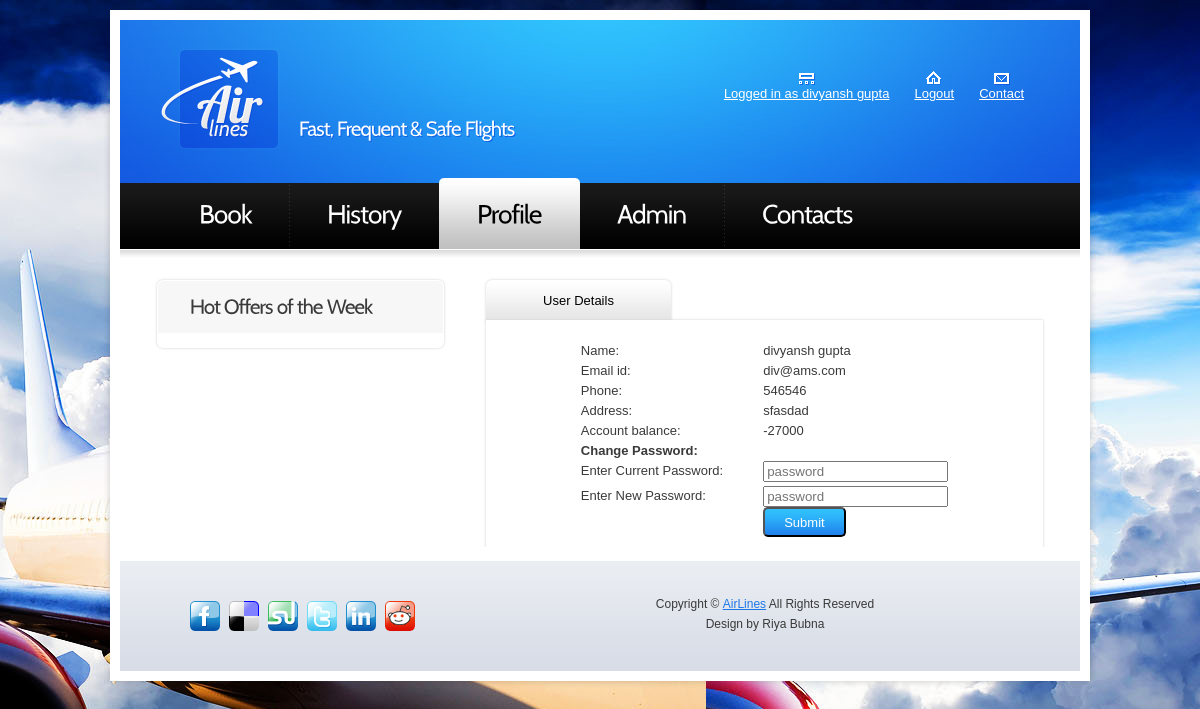
The app's page /profile.php (signed in) with its own data.
### tables this page shows
CREATE TABLE IF NOT EXISTS `users` (
`id` int(10) unsigned NOT NULL,
  `email` varchar(30) NOT NULL,
  `password` varchar(30) NOT NULL,
  `first_name` varchar(30) NOT NULL,
  `last_name` varchar(30) NOT NULL,
  `phone` varchar(30) NOT NULL,
  `address` varchar(30) NOT NULL,
  `isadmin` int(11) NOT NULL DEFAULT '0',
  `balance` int(11) NOT NULL DEFAULT '0'
);

### profile.php (the view, shortened to what this page needs)
<!DOCTYPE html>
<html lang="en">
<head>
<link rel="stylesheet" href="css/reset.css" type="text/css" media="all">
<link rel="stylesheet" href="css/layout.css" type="text/css" media="all">
<link rel="stylesheet" href="css/style.css" type="text/css" media="all">
</head>
<body id="page3">
<div class="main">
  <?php
  echo '<header>';
  include_once 'header.php';
echo '<nav>
<ul id="menu">
<li><a href="book.php"><span><span>Book</span></span></a></li>
<li><a href="history.php"><span><span>History</span></span></a></li>
<li id="menu_active"><a href="profile.php"><span><span>Profile</span></span></a></li>';
if($user['isadmin'] == 1) {
  echo '<li><a href="admin.php"><span><span>Admin</span></span></a></li>';
}
echo '<li class="end"><a href="contacts.php"><span><span>Contacts</span></span></a></li>
</ul>
</nav>
</header>';
?>
  <section id="content">
    <div class="wrapper pad1">
      <article class="col1">
        <?php include 'offers.php'; ?>
      </article>
      <article class="col2">
        <div class="tabs2">
          <ul class="nav">
            <li class="selected"><a href="#Flight">User Details</a></li>
          </ul>
          <div class="content" align="center">
          <table style="margin-left: 20px; margin-right: 20px;">
          <br>
            <tr>
              <td style="padding-left:20px;padding-right:20px;">Name:</td>
              <td style="padding-left:20px;padding-right:20px;"><?php echo $user['first_name'].' '.$user['last_name']; ?></td>
            </tr>
            <tr>
              <td style="padding-left:20px;padding-right:20px;">Email id:</td>
              <td style="padding-left:20px;padding-right:20px;"><?php echo $user['email']; ?></td>
            </tr>
            <tr>
              <td style="padding-left:20px;padding-right:20px;">Phone:</td>
              <td style="padding-left:20px;padding-right:20px;"><?php echo $user['phone']; ?></td>
            </tr>
            <tr>
              <td style="padding-left:20px;padding-right:20px;">Address:</td>
              <td style="padding-left:20px;padding-right:20px;"><?php echo $user['address']; ?></td>
            </tr>
            <tr>
              <td style="padding-left:20px;padding-right:20px;">Account balance:</td>
              <td style="padding-left:20px;padding-right:20px;"><?php echo $user['balance']; ?></td>
            </tr>
            <tr>
              <td style="padding-left:20px;padding-right:20px;"><strong>Change Password:</strong></td>
              <td style="padding-left:20px;padding-right:20px;"></td>
            </tr>
            <tr>
              <td style="padding-left:20px;padding-right:20px;">Enter Current Password:</td>
              <td style="padding-left:20px;padding-right:20px;">
                <div class="wrapper">
                <form id="form_1" method="post">
                <div class="row">
                <input type="password" name="current_password" placeholder="password" required></div>
                </div>
              </td>
            </tr>
            <tr>
              <td style="padding-left:20px;padding-right:20px;">Enter New Password:</td>
              <td style="padding-left:20px;padding-right:20px;">
                <div class="wrapper">
                <div class="row">
                <input type="password" name="new_password" placeholder="password" required></div>
                <button name="change_pw_submit" type="add_flight_submit" class="button1" id="loginbtn">Submit</button>
                </div>
              </td>
            </tr>
          </table>
          </div>
        </div>
      </article>
    </div>
  </section>
  <footer>
    <?php include_once('footer.php'); ?>
  </footer>
</div>
</body>
</html>

### header.php (shortened to what this page needs)
<?php
include_once 'db_connect.php';
$res = $mysqli->query(sprintf('SELECT * FROM users WHERE id = %d', $_SESSION['user_id']));
$user = $res->fetch_array();
echo '<div class="wrapper">
<h1><a href="home.php" id="logo">AirLines</a></h1>
<span id="slogan">Fast, Frequent &amp; Safe Flights</span>
<nav id="top_nav">
<ul>
<li><a href="profile.php" class="nav2">Logged in as ';
echo $user['first_name']. ' '.$user['last_name']. '</a></li>';
echo '<li><a href="process_logout.php" class="nav1">Logout</a></li>
<li><a href="contacts.php" class="nav3">Contact</a></li>
</ul>
</nav>
</div>';
?>

### css/layout.css (style rules this page uses)
.col1, .col2, .col3, .cols { float:left }
.col1 { padding-left:37px; width:287px }
.col2 { padding-left:42px; width:557px }

### css/style.css (style rules this page uses)
article, aside, audio, canvas, command, datalist, details, embed, figcaption, figure, footer, header, hgroup, keygen, meter, nav, output, progress, section, source, video { display:block }
.wrapper { width:100%; overflow:hidden }
body { background:url(../images/bg_img.jpg) top center no-repeat #000; border:0; font:13px Arial, Helvetica, sans-serif; color:#3a3a3a; line-height:20px; min-width:980px; padding:10px 0 }
.main { margin:0 auto; width:960px; padding:10px; background:#fff; box-shadow:0 0 7px rgba(0, 0, 0, .2); -moz-box-shadow:0 0 7px rgba(0, 0, 0, .2); -webkit-box-shadow:0 0 7px rgba(0, 0, 0, .2); position:relative }
a { color:#1d77e9; text-decoration:underline; outline:none }
h1 { padding:27px 0 0 41px; float:left }
header { height:230px; width:100%; overflow:hidden; background:url(../images/bg_top.jpg) 0 0 no-repeat }
#logo { display:block; background:url(../images/logo.png) 0 0 no-repeat; width:120px; height:104px; text-indent:-9999px }
#slogan { font-size:20px; line-height:1.2em; color:#fff; float:left; padding:95px 0 0 18px; letter-spacing:-1px }
#top_nav { float:right; padding:38px 56px 0 0 }
#top_nav li { float:left; padding-left:25px; text-align:center }
#top_nav li a { display:inline-block; padding-top:13px; color:#fff }
#top_nav li { display:inline-block; padding-top:13px; color:#fff }
.nav1 { background:url(../images/img_top1.gif) center 0 no-repeat }
.nav2 { background:url(../images/img_top2.gif) center 0 no-repeat }
.nav3 { background:url(../images/img_top3.gif) center 0 no-repeat }
#menu { padding:27px 0 0 42px }
#menu li { float:left; margin-left:-1px; background:url(../images/menu_line.gif) bottom right no-repeat }
#menu .end { background:none }
#menu li a { display:block; height:71px; font-size:26px; line-height:71px; color:#fff; text-decoration:none; letter-spacing:-1px }
#menu li a span { display:block }
#menu li a span span { padding:0 32px; margin:0 6px }
#menu li a:hover, #menu #menu_active a { background:url(../images/menu_left.png) top left no-repeat; color:#000 }
#menu li a:hover span, #menu #menu_active a span { background:url(../images/menu_right.png) top right no-repeat }
#menu li a:hover span span, #menu #menu_active a span span { background:url(../images/menu_bg.gif) top repeat-x }
#content { width:100%; overflow:hidden; padding-bottom:14px }
.pad1 { padding:30px 0; background:url(../images/bg_top2.jpg) 0 0 no-repeat }
.tabs2 { position:relative }
.tabs2 ul.nav { position:absolute; top:0 }
.tabs2 ul.nav li { float:left; padding-right:1px; width:185px }
.tabs2 ul.nav li a { color:#fff; text-align:center; display:block; background:url(../images/tabs.gif) 0 0 repeat-x #30c1fd; line-height:42px; text-decoration:none; border-radius:6px 6px 0 0; -moz-border-radius:6px 6px 0 0; -webkit-border-radius:6px 6px 0 0; box-shadow:0 0 3px #d0d0d0; -moz-box-shadow:0 0 3px #d0d0d0; -webkit-box-shadow:0 0 3px #d0d0d0; position:relative; overflow:hidden }
.tabs2 ul.nav li a:hover, .tabs2 ul.nav .selected a { color:#000; background:url(../images/tabs_active.gif) top repeat-x #e7e6e6 }
.tabs2 .content { background:#fff; border-radius:0 0 6px 6px; -moz-border-radius:0 0 6px 6px; -webkit-border-radius:0 0 6px 6px; box-shadow:0 0 3px #d0d0d0; -moz-box-shadow:0 0 3px #d0d0d0; -webkit-box-shadow:0 0 3px #d0d0d0; position:relative; padding:1px; top:40px; padding-bottom:20px }
.button1 { display:inline-block; font-size:13px; color:#fff; text-decoration:none; line-height:28px; height:30px; padding:0 19px; background:url(../images/button_1.gif) 0 0px repeat-x #1d77e9; border-radius:5px; -moz-border-radius:5px; -webkit-border-radius:5px; position:relative; cursor:pointer }
footer { padding:33px 0 37px 70px; background:url(../images/bg_footer.gif) top repeat-x #d7dce6; font-size:12px; color:#3a3a3a }
#form_1 .row { min-height:25px; width:100%; overflow:hidden }

### records on screen
users: first_name "divyansh", last_name "gupta", email "div@ams.com", phone "546546", address "sfasdad", balance "-27000"
